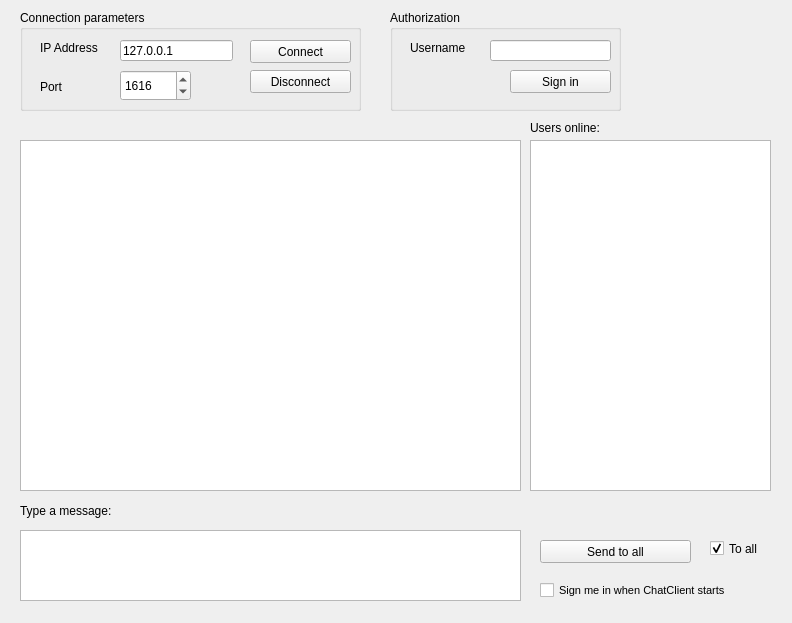
<?xml version="1.0" encoding="UTF-8"?>
<ui version="4.0">
 <class>MainWindow</class>
 <widget class="QWidget" name="MainWindow">
  <property name="geometry">
   <rect>
    <x>0</x>
    <y>0</y>
    <width>792</width>
    <height>623</height>
   </rect>
  </property>
  <property name="windowTitle">
   <string>NetChatClient</string>
  </property>
  <widget class="QPushButton" name="pbSend">
   <property name="geometry">
    <rect>
     <x>540</x>
     <y>540</y>
     <width>151</width>
     <height>23</height>
    </rect>
   </property>
   <property name="text">
    <string>Send to all</string>
   </property>
  </widget>
  <widget class="QListWidget" name="lwClients">
   <property name="geometry">
    <rect>
     <x>530</x>
     <y>140</y>
     <width>241</width>
     <height>351</height>
    </rect>
   </property>
   <property name="selectionMode">
    <enum>QAbstractItemView::MultiSelection</enum>
   </property>
   <property name="sortingEnabled">
    <bool>true</bool>
   </property>
  </widget>
  <widget class="QPlainTextEdit" name="pteMessage">
   <property name="geometry">
    <rect>
     <x>20</x>
     <y>530</y>
     <width>501</width>
     <height>71</height>
    </rect>
   </property>
   <property name="locale">
    <locale language="English" country="UnitedStates"/>
   </property>
  </widget>
  <widget class="QCheckBox" name="cbToAll">
   <property name="geometry">
    <rect>
     <x>710</x>
     <y>540</y>
     <width>70</width>
     <height>17</height>
    </rect>
   </property>
   <property name="text">
    <string>To all</string>
   </property>
   <property name="checked">
    <bool>true</bool>
   </property>
  </widget>
  <widget class="QGroupBox" name="groupBox">
   <property name="geometry">
    <rect>
     <x>20</x>
     <y>10</y>
     <width>341</width>
     <height>101</height>
    </rect>
   </property>
   <property name="title">
    <string>Connection parameters</string>
   </property>
   <widget class="QPushButton" name="pbDisconnect">
    <property name="enabled">
     <bool>true</bool>
    </property>
    <property name="geometry">
     <rect>
      <x>230</x>
      <y>60</y>
      <width>101</width>
      <height>23</height>
     </rect>
    </property>
    <property name="text">
     <string>Disconnect</string>
    </property>
    <property name="autoDefault">
     <bool>true</bool>
    </property>
   </widget>
   <widget class="QLabel" name="label_2">
    <property name="geometry">
     <rect>
      <x>20</x>
      <y>70</y>
      <width>46</width>
      <height>13</height>
     </rect>
    </property>
    <property name="text">
     <string>Port</string>
    </property>
   </widget>
   <widget class="QSpinBox" name="sbPort">
    <property name="geometry">
     <rect>
      <x>100</x>
      <y>60</y>
      <width>71</width>
      <height>31</height>
     </rect>
    </property>
    <property name="maximum">
     <number>65530</number>
    </property>
    <property name="value">
     <number>1616</number>
    </property>
   </widget>
   <widget class="QLabel" name="label">
    <property name="geometry">
     <rect>
      <x>20</x>
      <y>30</y>
      <width>71</width>
      <height>16</height>
     </rect>
    </property>
    <property name="text">
     <string>IP Address</string>
    </property>
   </widget>
   <widget class="QPushButton" name="pbConnect">
    <property name="geometry">
     <rect>
      <x>230</x>
      <y>30</y>
      <width>101</width>
      <height>23</height>
     </rect>
    </property>
    <property name="text">
     <string>Connect</string>
    </property>
    <property name="autoDefault">
     <bool>true</bool>
    </property>
   </widget>
   <widget class="QLineEdit" name="leHost">
    <property name="geometry">
     <rect>
      <x>100</x>
      <y>30</y>
      <width>113</width>
      <height>21</height>
     </rect>
    </property>
    <property name="text">
     <string>127.0.0.1</string>
    </property>
   </widget>
  </widget>
  <widget class="QLabel" name="label_4">
   <property name="geometry">
    <rect>
     <x>20</x>
     <y>500</y>
     <width>161</width>
     <height>21</height>
    </rect>
   </property>
   <property name="text">
    <string>Type a message:</string>
   </property>
  </widget>
  <widget class="QLabel" name="label_5">
   <property name="geometry">
    <rect>
     <x>530</x>
     <y>120</y>
     <width>111</width>
     <height>16</height>
    </rect>
   </property>
   <property name="text">
    <string>Users online:</string>
   </property>
  </widget>
  <widget class="QGroupBox" name="groupBox_2">
   <property name="geometry">
    <rect>
     <x>390</x>
     <y>10</y>
     <width>231</width>
     <height>101</height>
    </rect>
   </property>
   <property name="title">
    <string>Authorization</string>
   </property>
   <widget class="QLineEdit" name="leName">
    <property name="geometry">
     <rect>
      <x>100</x>
      <y>30</y>
      <width>121</width>
      <height>21</height>
     </rect>
    </property>
   </widget>
   <widget class="QPushButton" name="pbSignInOut">
    <property name="geometry">
     <rect>
      <x>120</x>
      <y>60</y>
      <width>101</width>
      <height>23</height>
     </rect>
    </property>
    <property name="text">
     <string>Sign in</string>
    </property>
    <property name="checkable">
     <bool>true</bool>
    </property>
   </widget>
   <widget class="QLabel" name="label_3">
    <property name="geometry">
     <rect>
      <x>20</x>
      <y>30</y>
      <width>71</width>
      <height>16</height>
     </rect>
    </property>
    <property name="text">
     <string>Username</string>
    </property>
   </widget>
  </widget>
  <widget class="QCheckBox" name="cbAutoSignIn">
   <property name="geometry">
    <rect>
     <x>540</x>
     <y>580</y>
     <width>241</width>
     <height>21</height>
    </rect>
   </property>
   <property name="font">
    <font>
     <pointsize>8</pointsize>
    </font>
   </property>
   <property name="text">
    <string>Sign me in when ChatClient starts</string>
   </property>
  </widget>
  <widget class="QTextBrowser" name="teLogArea">
   <property name="geometry">
    <rect>
     <x>20</x>
     <y>140</y>
     <width>501</width>
     <height>351</height>
    </rect>
   </property>
   <property name="readOnly">
    <bool>true</bool>
   </property>
   <property name="textInteractionFlags">
    <set>Qt::TextBrowserInteraction</set>
   </property>
   <property name="openExternalLinks">
    <bool>true</bool>
   </property>
   <property name="openLinks">
    <bool>true</bool>
   </property>
  </widget>
 </widget>
 <tabstops>
  <tabstop>leHost</tabstop>
  <tabstop>sbPort</tabstop>
  <tabstop>pbConnect</tabstop>
  <tabstop>pbDisconnect</tabstop>
  <tabstop>leName</tabstop>
  <tabstop>pbSignInOut</tabstop>
  <tabstop>pteMessage</tabstop>
  <tabstop>pbSend</tabstop>
  <tabstop>cbToAll</tabstop>
  <tabstop>lwClients</tabstop>
 </tabstops>
 <resources/>
 <connections/>
</ui>
